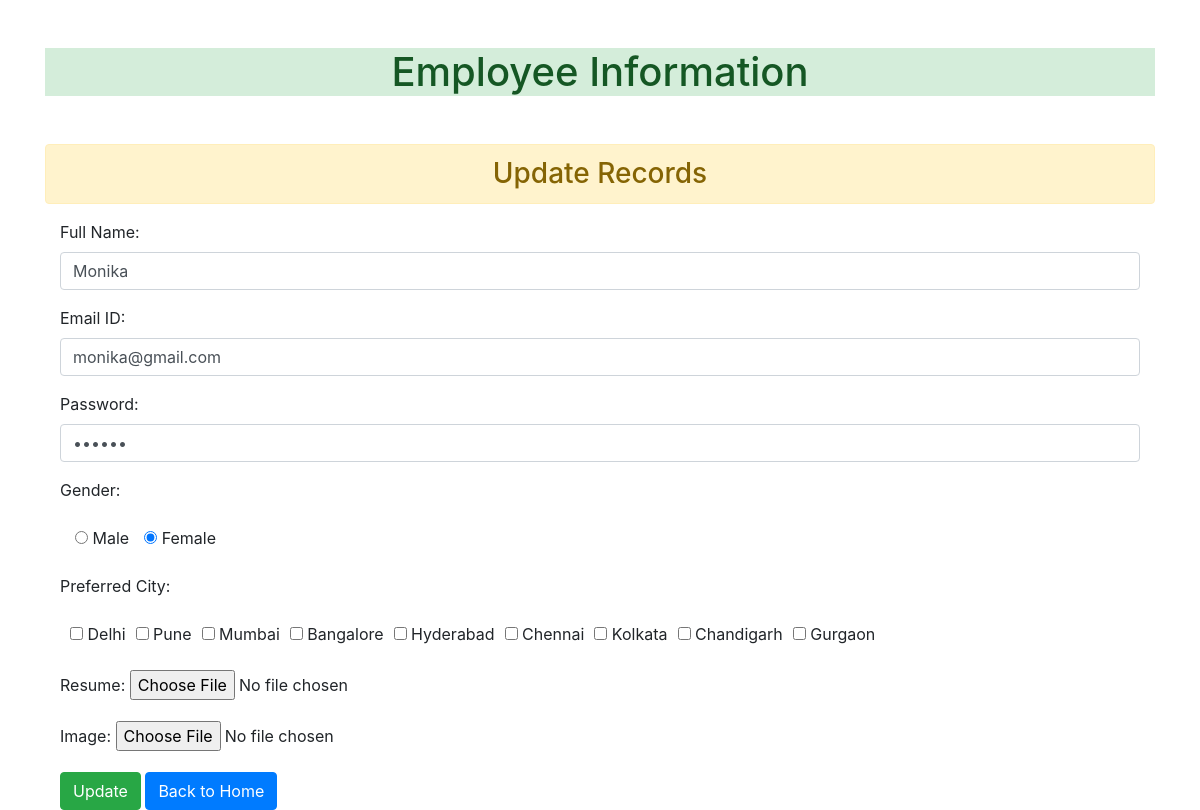
/15, run on the app's committed database.
### app/models.py (models this page shows, shortened)
class Employee(models.Model):
    id=models.AutoField(primary_key=True)
    name=models.CharField(max_length=25,null=True)
    email=models.EmailField(max_length=60,null=True)
    password=models.CharField(max_length=12,null=True)
    gender=models.CharField(max_length=100)
    city=models.CharField(max_length=100,null=True)
    resume=models.FileField(null=True)
    img=models.ImageField(null=True)

### app/views.py (the view)
# urls.py: path('<int:id>',views.Update_Record,name='update'),
def Update_Record(request,id):
    if request.method=='POST':
        data=Employee.objects.get(pk=id)
        form=EmployeeForm(request.POST, request.FILES, instance=data)
        if form.is_valid():
            form.save()
    else:
        data=Employee.objects.get(pk=id)
        form=EmployeeForm(instance=data)
    context={
        'form':form,
    }
    return render (request,'app/update.html',context)

### app/forms.py
class EmployeeForm(ModelForm):
    gender=forms.ChoiceField(choices=GENDER_CHOICE, widget=forms.RadioSelect)
    city=forms.MultipleChoiceField(label='Preferred City',choices=CITY_CHOICE,widget=forms.CheckboxSelectMultiple)
    class Meta:
        model=Employee
        fields=['name','email','password','gender','city', 'resume', 'img']
        labels={'name':'Full Name', 'email':'Email ID', 'resume':'Resume', 'img':'Image'}
        widgets={
            'name':forms.TextInput(attrs={'class':'form-control'}),
            'email':forms.TextInput(attrs={'class':'form-control'}),
            'password':forms.PasswordInput(attrs={'class':'form-control'},render_value=True),
            'city':forms.TextInput(attrs={'class':'form-control'}),
            'resume':forms.FileInput(attrs={}),
            'img':forms.FileInput(attrs={})
        }

### templates/app/update.html (shortened to what this page needs)
{% extends 'app/base.html' %}
{% block content %}
<h3 class="alert alert-warning text-center">Update Records</h3>
<div class="container">
    <form action="" method="post" enctype="multipart/form-data">
        {{form.as_p}}
        <input type="submit" value="Update" class="btn btn-success">
        <a href="{% url 'homepage' %}" class="btn btn-primary"> Back to Home</a>
    </form>
</div>
    {% endblock content %}

### app/static/app/css/style.css (style rules this page uses)
#id_gender { display: inline-flex !important; }
#id_gender label { padding-left: 15px !important; }
#id_city { display: inline-flex !important; }
#id_city label { padding-left: 10px !important; }

### data on the page
Employee: name "Monika", email "monika@gmail.com", gender "☐ Male ☑ Female", city "☐ ☐ ☐ ☐ ☐ ☐ ☐ ☐ ☐"
